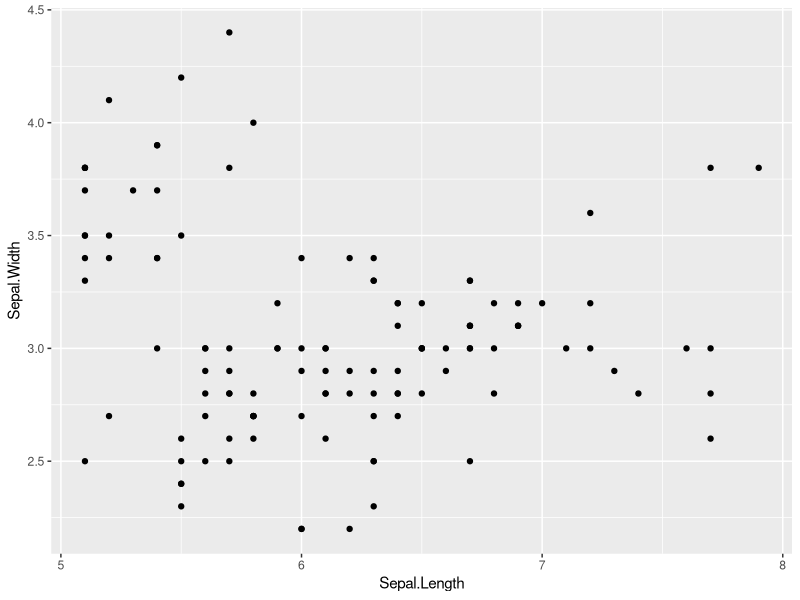

Write the R code that produced this figure.
## ---- chunk 1
library(dplyr)
library(magrittr)
## ---- chunk 2
customizable_iris <- function(pipeline_insertion = NULL){
  dt <- rlang::expr(iris)
  pi <- rlang::enexpr(pipeline_insertion)
  if (!rlang::is_null(pi))
    dt <- rlang::expr(!!dt %>% !!pi)
  rlang::expr(
    !!dt %>%  
      ggplot2::ggplot() +
      ggplot2::aes(x = Sepal.Length, y = Sepal.Width) + 
      ggplot2::geom_point()
  )
}
(x <- customizable_iris(dplyr::filter(Sepal.Length > 5)))
rlang::eval_bare(x)
## ---- chunk 3
lobstr::ast(a + b)
## ---- chunk 4
b <- rlang::expr(x + y)
lobstr::ast(!!b)
lobstr::ast(a + !!b)
